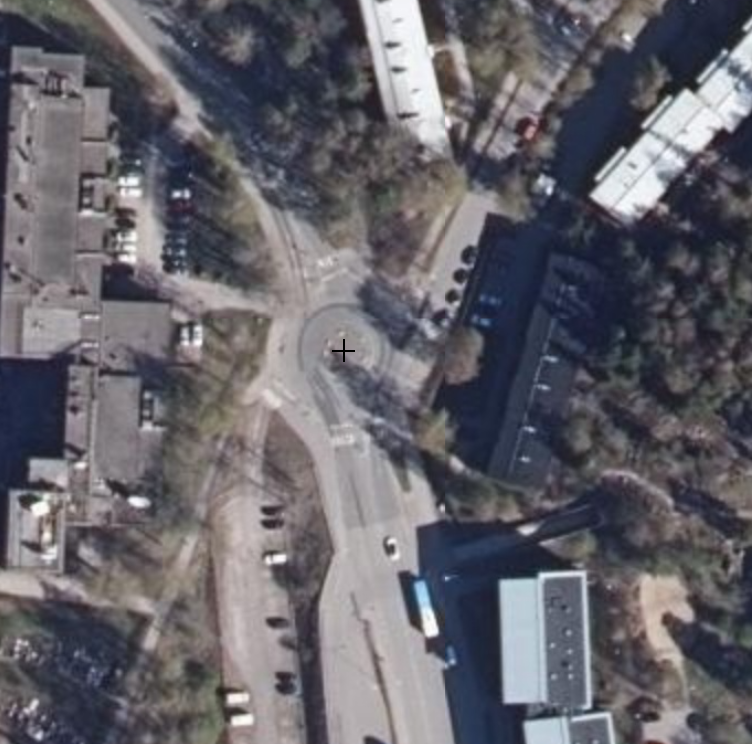
#> input picture INS Receiver/GUI Resources/pohjakuva2.PNG, 752 x 744 px
$ python testUI_1_simple_mapper.py
#> lines starting #> are read from the running program, lines starting #| are printed output that depends on the picture
import numpy as np
from matplotlib import pyplot as plt


# IMPORT BACKGROUND IMG
img = plt.imread("GUI Resources/pohjakuva2.PNG")
#> img is the input picture: shape (744, 752, 4) float32; mean R, G, B, A 0.396, 0.389, 0.416, 1


fig, ax = plt.subplots()
x = np.linspace(0.5, 3.0, num=20)
y = 0.9*x
ax.imshow(img, extent=[0, 4.0, 0, 4.0])

ax.plot(x, y, 'o', color='firebrick')
#ax.plot(x, x,'--',linewidth=5, color='firebrick') #ensimmäinen demo, paksu viiva jne

plt.show()
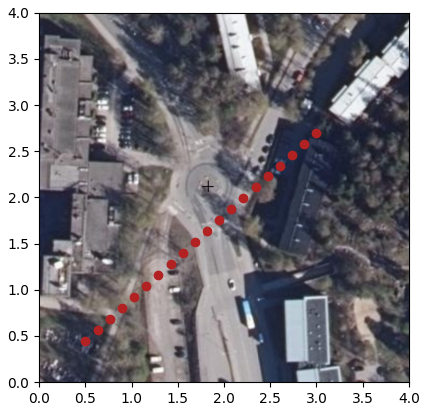
#> figure drawn by matplotlib, 1 panel


# [6 lines of commented-out code are left out]

$ run again, with INS Receiver/GUI Resources/pohjakuva.PNG copied over INS Receiver/GUI Resources/pohjakuva2.PNG
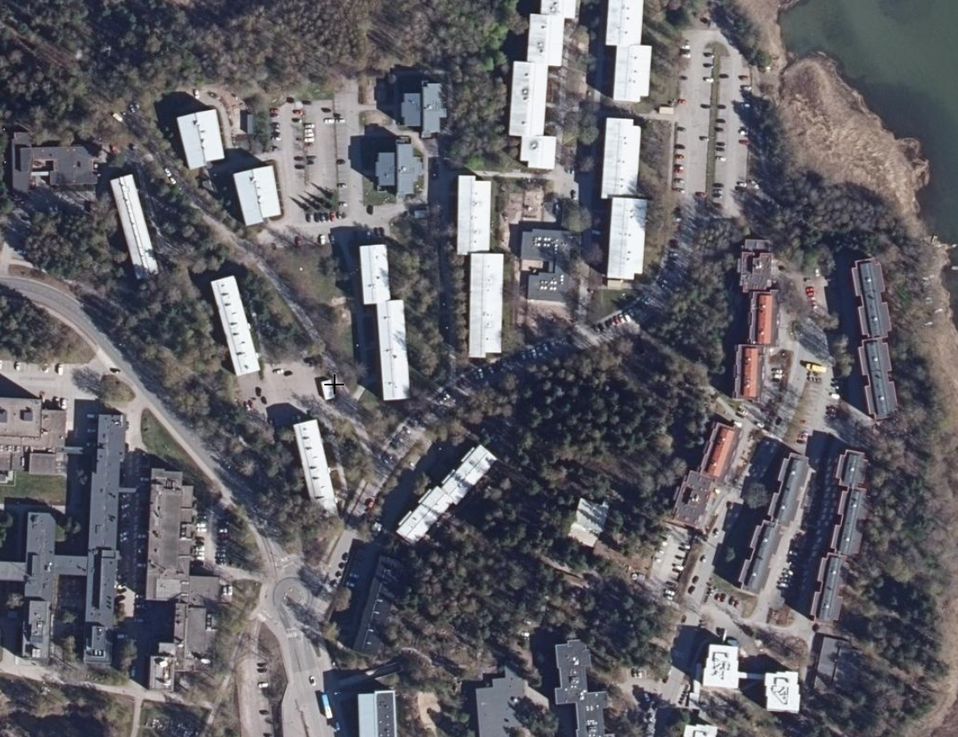
#> input picture INS Receiver/GUI Resources/pohjakuva.PNG, 958 x 737 px, shrunk from 1131 x 870 before the run
#> img is the input picture: shape (737, 958, 4) float32; mean R, G, B, A 0.38, 0.374, 0.4, 1
#> `plt.show()`:
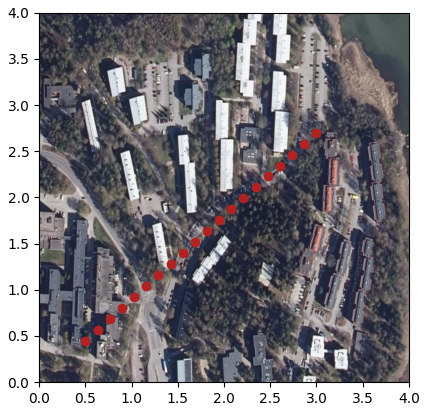
#> figure drawn by matplotlib, 1 panel
